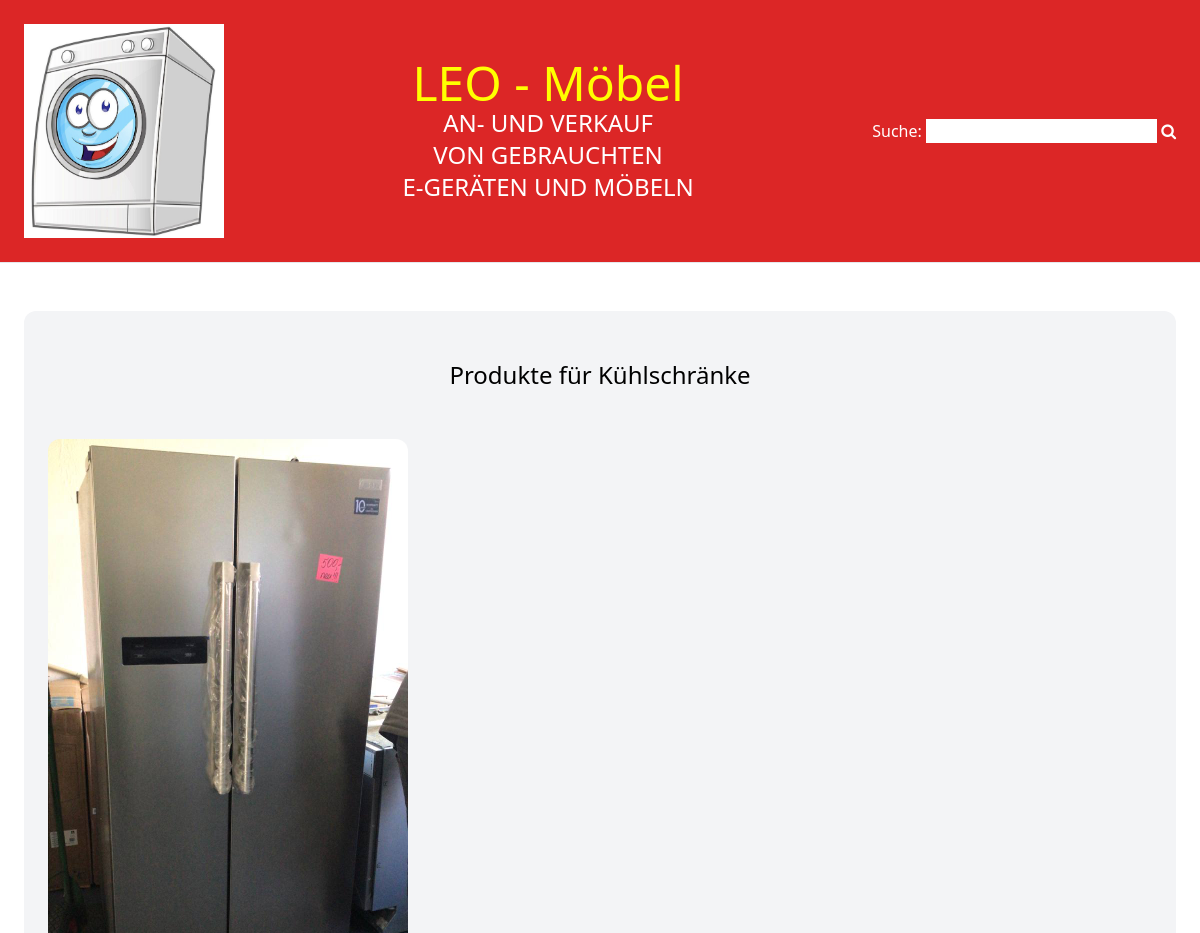
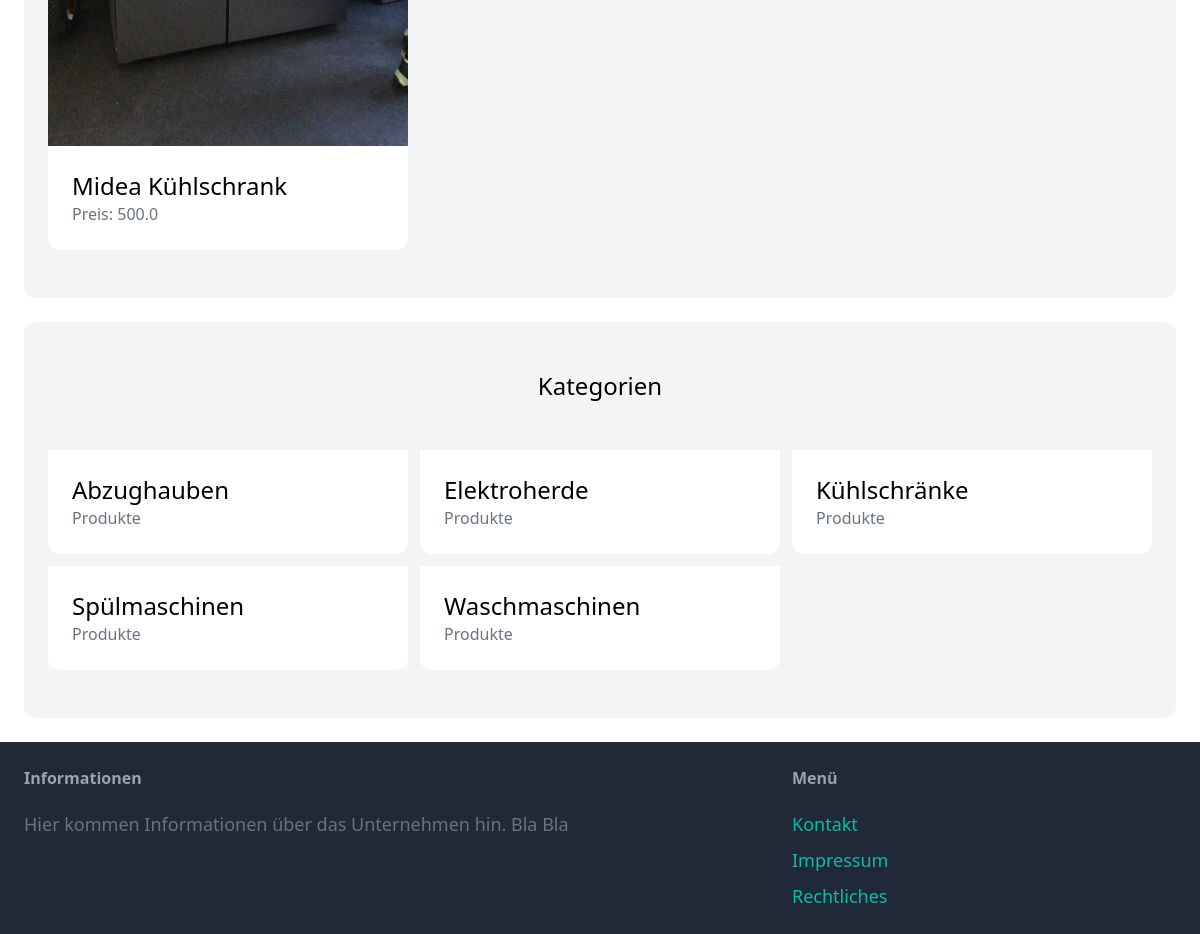
The app's page /kategorie/4/ with its own data (2 pictures, top to bottom).
### item/models.py (models this page shows, shortened)
class Kategorie(models.Model):
    name = models.CharField(max_length=255)
    class Meta:
        ordering = ('name',)
        verbose_name_plural = 'Kategorien'

class Produkt(models.Model):
    category = models.ForeignKey(Kategorie, related_name='items', on_delete=models.CASCADE)
    name = models.CharField(max_length=255)
    description = models.TextField(blank=True, null=True)
    price = models.FloatField()
    image = models.ImageField(upload_to='item_images', blank=True, null=True)
    is_used = models.BooleanField(default=False)
    created_by = models.ForeignKey(User, related_name='items', on_delete=models.CASCADE)
    created_at = models.DateTimeField(auto_now=True)

### personal/views.py (the view)
# urls.py: path('kategorie/<int:pk>/', views.categoryIndex, name='categoryIndex')
def categoryIndex(request, pk):
    categories = Kategorie.objects.all()
    category = get_object_or_404(Kategorie, pk=pk)
    related_items_to_category = Produkt.objects.filter(category=category).exclude(pk=pk)
    return render(request, "personal/categoryIndex.html", {
        'category': category,
        'related_items_to_category': related_items_to_category,
        'categories': categories,
    })

### personal/templates/personal/categoryIndex.html (shortened to what this page needs)
{% extends 'personal/base.html' %}
{% block content %}
<div class="mt-6 px-6 py-12 bg-gray-100 rounded-xl">
        <h2 class="mb-12 text-2xl text-center">Produkte für {{ category.name }}</h2>
        <div class="grid grid-cols-3 gap-3">
            {% for item in related_items_to_category %}
                <div>
                    <a href="{% url 'item:detail' item.id %}">
                        <div>
                            <img src="{{ item.image.url }}" class="rounded-t-xl">
                        </div>
                        <div class="p-6 bg-white rounded-b-xl">
                            <h2 class="text-2xl">{{ item.name }}</h2>
                            <p class="text-gray-500">Preis: {{ item.price }}</p>
                        </div>
                    </a>
                </div>
            {% endfor %}
        </div>
    </div>
    <div class="mt-6 px-6 py-12 bg-gray-100 rounded-xl">
        <h2 class="mb-12 text-2xl text-center">Kategorien</h2>
        <div class="grid grid-cols-3 gap-3">
            {% for category in categories %}
                <div>
                    <a href="{% url 'personal:categoryIndex' category.id %}">
                        <div class="p-6 bg-white rounded-b-xl">
                            <h2 class="text-2xl">{{ category.name }}</h2>
                            <p class="text-gray-500">{{ item.items.count }} Produkte</p>
                        </div>
                    </a>
                </div>
            {% endfor %}
        </div>
    </div>
{% endblock  %}

### records on screen
Kategorie: name "Kühlschränke"
Produkt: image (picture), name "Midea Kühlschrank", price "500.0"
Kategorie: name "Abzughauben"
Kategorie: name "Elektroherde"
Kategorie: name "Spülmaschinen"
Kategorie: name "Waschmaschinen"
